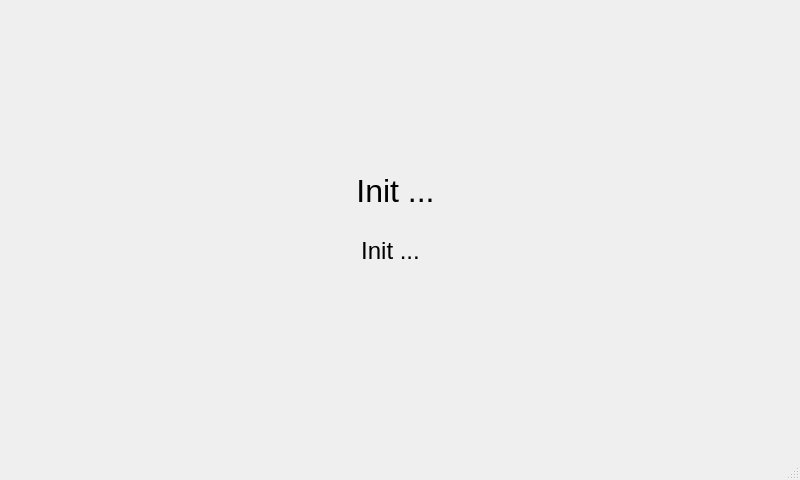
<?xml version="1.0" encoding="UTF-8"?>
<ui version="4.0">
 <class>MainWindow</class>
 <widget class="QMainWindow" name="MainWindow">
  <property name="geometry">
   <rect>
    <x>0</x>
    <y>0</y>
    <width>800</width>
    <height>480</height>
   </rect>
  </property>
  <property name="windowTitle">
   <string>MainWindow</string>
  </property>
  <widget class="QWidget" name="centralwidget">
   <widget class="QLabel" name="currentDateTime">
    <property name="geometry">
     <rect>
      <x>30</x>
      <y>140</y>
      <width>731</width>
      <height>101</height>
     </rect>
    </property>
    <property name="font">
     <font>
      <pointsize>24</pointsize>
     </font>
    </property>
    <property name="text">
     <string>Init ...</string>
    </property>
    <property name="alignment">
     <set>Qt::AlignCenter</set>
    </property>
   </widget>
   <widget class="QLabel" name="tempDisplay">
    <property name="geometry">
     <rect>
      <x>320</x>
      <y>240</y>
      <width>141</width>
      <height>21</height>
     </rect>
    </property>
    <property name="font">
     <font>
      <pointsize>18</pointsize>
     </font>
    </property>
    <property name="text">
     <string>Init ...</string>
    </property>
    <property name="alignment">
     <set>Qt::AlignCenter</set>
    </property>
   </widget>
  </widget>
  <widget class="QMenuBar" name="menubar">
   <property name="geometry">
    <rect>
     <x>0</x>
     <y>0</y>
     <width>800</width>
     <height>22</height>
    </rect>
   </property>
  </widget>
  <widget class="QStatusBar" name="statusbar"/>
 </widget>
 <resources/>
 <connections/>
</ui>
